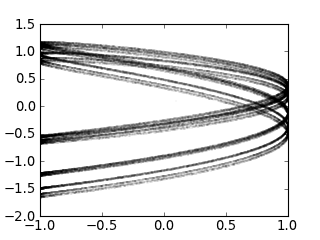

Generate this figure with Python:
from railgun import SimObject, relpath

class KaplanYorkeMap(SimObject):
    """
    Simulating Kaplan-Yorke Map using RailGun
    """

    _clibname_ = 'libkaplan_yorke_map.so'  # name of shared library
    _clibdir_ = relpath('.', __file__)  # library directory
    _cmembers_ = [  # declaring members of struct
        'num_i',  # num_* as size of array (no need to write `int`)
        'double xt[i]',  # array with num_i elements
        'double yt[i]',  # array with num_i elements
        'double mu',
        'double lmd',
        ]
    _cfuncs_ = ["gene_seq()"]


kym = KaplanYorkeMap(num_i=10**5, mu=2, lmd=0.4, xt_0=0.1, yt_0=0.1)
kym.setv()
kym.gene_seq()
(xt, yt) = kym.getv('xt, yt')

import pylab
pylab.figure(1, figsize=(4,3))
pylab.plot(xt, yt, 'k.', markersize=0.1)
pylab.show()
